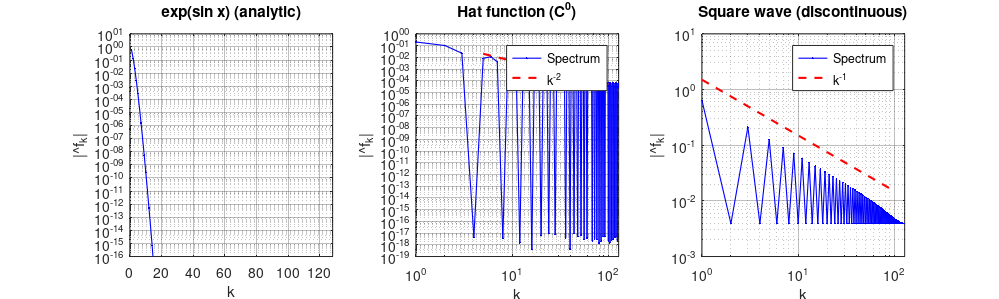

The MATLAB script that drew this image:
% smoothness_spectra.m
% Chapter 9: Physical and Fourier Space on Grids
%
% Demonstrates the relationship between function smoothness and spectral decay.
% Shows spectra of: exp(sin(x)), periodic hat, and square wave.
%
% Author: Dr. Denys Dutykh
% Date: February 2026

function smoothness_spectra()
    N = 256;
    x = 2*pi*(0:N-1)/N;

    % Create figure with 3 panels
    figure('Position', [100, 100, 1000, 300]);

    % 1. Analytic: exp(sin(x))
    subplot(1, 3, 1);
    f1 = exp(sin(x));
    [k1, spec1] = compute_spectrum(f1, N);
    semilogy(k1, spec1, 'b.-', 'MarkerSize', 4, 'LineWidth', 0.8);
    xlabel('k', 'FontSize', 11);
    ylabel('|\^f_k|', 'FontSize', 11);
    title('exp(sin x) (analytic)', 'FontSize', 11);
    xlim([0, N/2]);
    ylim([1e-16, 10]);
    grid on;
    set(gca, 'GridAlpha', 0.3);

    % 2. C^0 but not C^1: periodic hat function
    subplot(1, 3, 2);
    f2 = max(0, 1 - abs(x - pi) / (pi/2));
    [k2, spec2] = compute_spectrum(f2, N);
    loglog(k2, spec2, 'b.-', 'MarkerSize', 4, 'LineWidth', 0.8); hold on;
    % Reference line for k^{-2}
    k_ref = [5, 100];
    loglog(k_ref, 0.5 * k_ref.^(-2), 'r--', 'LineWidth', 1.5);
    xlabel('k', 'FontSize', 11);
    ylabel('|\^f_k|', 'FontSize', 11);
    title('Hat function (C^0)', 'FontSize', 11);
    xlim([1, N/2]);
    legend('Spectrum', 'k^{-2}', 'Location', 'northeast');
    grid on;
    set(gca, 'GridAlpha', 0.3);
    hold off;

    % 3. Discontinuous: square wave
    subplot(1, 3, 3);
    f3 = sign(sin(x));
    [k3, spec3] = compute_spectrum(f3, N);
    loglog(k3, spec3, 'b.-', 'MarkerSize', 4, 'LineWidth', 0.8); hold on;
    % Reference line for k^{-1}
    k_ref = [1, 100];
    loglog(k_ref, 1.5 * k_ref.^(-1), 'r--', 'LineWidth', 1.5);
    xlabel('k', 'FontSize', 11);
    ylabel('|\^f_k|', 'FontSize', 11);
    title('Square wave (discontinuous)', 'FontSize', 11);
    xlim([1, N/2]);
    legend('Spectrum', 'k^{-1}', 'Location', 'northeast');
    grid on;
    set(gca, 'GridAlpha', 0.3);
    hold off;

    % Save figure
    set(gcf, 'PaperPositionMode', 'auto');
    print('-dpdf', '../../../textbook/figures/ch09/matlab/smoothness_spectra.pdf');
    fprintf('Figure saved to textbook/figures/ch09/matlab/smoothness_spectra.pdf\n');
end

function [k, f_hat_mag] = compute_spectrum(f, N)
    % Compute Fourier spectrum of a periodic function
    f_hat = fft(f) / N;
    % Take positive wavenumbers only (excluding k=0)
    k = 1:N/2-1;
    f_hat_mag = abs(f_hat(2:N/2));
end
